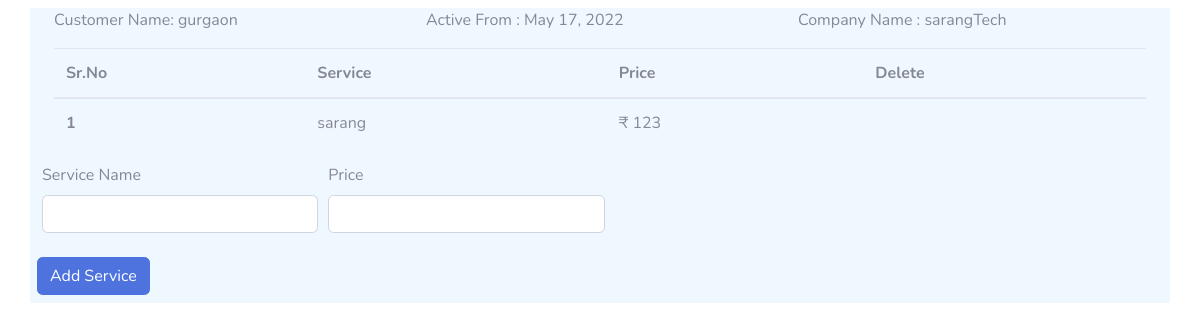
The page /billings/customer_service/8 on the database its author committed.
### billing/models.py (models this page shows, shortened)
class Customer(models.Model):
    states_of_customer = (
        ('active','Active'),
        ('disable','Disable'),
    )
    name = models.CharField(max_length=50,blank=True,null=True)
    company_name = models.CharField(max_length=50,blank=True,null=True)
    address_1 = models.CharField(max_length=500,blank=True,null=True)
    city = models.CharField(max_length=50,blank=True,null=True)
    state = models.CharField(max_length=50,blank=True,null=True)
    email_1 = models.EmailField(blank=True,null=True)
    email_2 = models.EmailField(blank=True,null=True)
    mobile_no = models.CharField(max_length=14,blank=True,null=True)
    recuring_time = models.IntegerField()
    recuring_amount = models.IntegerField(blank=True,null=True)
    period = models.IntegerField()
    joining_date = models.DateField(auto_now_add=True,blank=True,null=True)
    total_amount = models.IntegerField(blank=True,null=True)
    next_payment_date = models.CharField(blank=True,null=True,max_length=3)
    next_payment_month = models.CharField(blank=True,null=True,max_length=3)
    next_payment_year = models.IntegerField(blank=True,null=True)
    eligible = models.BooleanField(blank= True,null=True)
    pin_code = models.CharField(max_length=14,blank=True,null=True)
    documents = models.FileField(upload_to="customer/documnets")
    staus = models.CharField(max_length=10,choices=states_of_customer,blank=True,null=True,default="active")

class Services(models.Model):
    belongs_to = models.ForeignKey(Customer,on_delete=models.CASCADE,blank=True,null=True)
    service = models.ForeignKey(Service_list,on_delete=models.CASCADE,blank=True,null=True)
    name = models.CharField(max_length=200,blank=True,null=True)
    price = models.IntegerField(blank=True,null=True)

### billing/views.py (the view)
# urls.py: path('customer_service/<int:id>',views.customer_service,name="customer_service"),
def customer_service(request,id):
    cust = Customer.objects.get(id=id)
    service = Services.objects.filter(belongs_to=cust)
    context = {"cust":cust,"service":service}
    return render(request,"billing/custumer_service.html",context)

### templates/billing/custumer_service.html (shortened to what this page needs)
{% extends 'base.html' %}
{% block body %}
<div class="container my-2" style="background-color: aliceblue;">
    <div class="row">
        <div class="col sm-3">
            <p>Customer Name:  {{cust.name}}</p>
        </div>
        <div class="col">
            <p>Active From : {{cust.joining_date}}</p>
        </div>
        <div class="col">
            <p>Company Name : {{cust.company_name}}</p>
        </div>
    </div>
    <table class="table">
        <thead>
          <tr>
            <th scope="col">Sr.No</th>
            <th scope="col">Service</th>
            <th scope="col">Price</th>
            <th scope="col">Delete</th>
          </tr>
        </thead>
        <tbody>
            {% for x in service %}
          <tr>
            <th scope="row">{{ forloop.counter }}</th>
            <td>{{x.name}}</td>
            <td>₹ {{x.price}}</td>
            <td><a href="/billings/delete_service/{{x.id}}"><i class="fas fa-trash"></i></a></td>
          </tr>
          {% endfor %}
        </tbody>
      </table>
    <div class="row">
        <form action="/billings/add_service/{{cust.id}}" method="POST">
            <div class="form-row">
                <div class="form-group col-md-6">
                    <label for="inputEmail4">Service Name</label>
                    <input type="text" class="form-control" id="inputEmail4" required name="name">
                </div>
                <div class="form-group col-md-6">
                    <label for="inputEmail4">Price</label>
                    <input type="number" class="form-control" id="inputEmail4" required name="price">
                </div>
                <button type="submit" class="btn btn-primary my-2">Add Service</button>
            </div>
        </form>
    </div>
</div>
{% endblock body %}

### rows shown on the page
Customer: name "gurgaon", joining_date "May 17, 2022", company_name "sarangTech"
Services: name "sarang", price "123"
